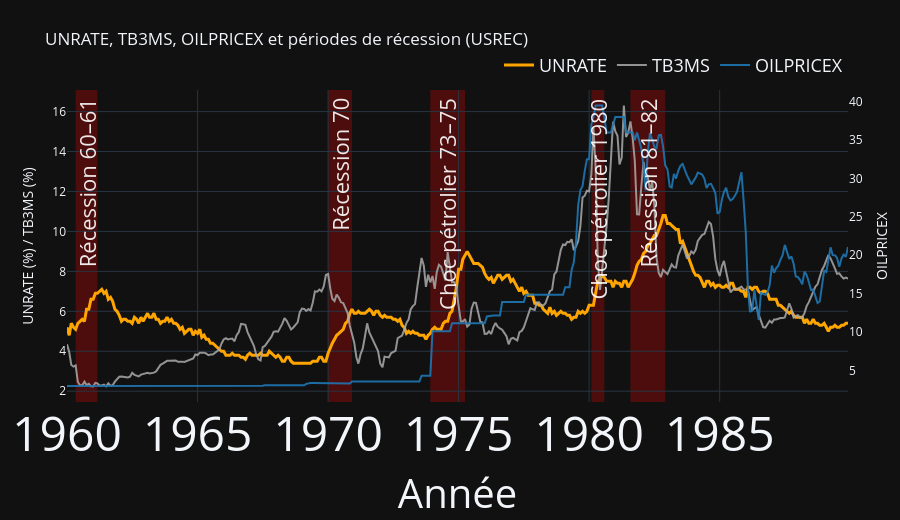

Notebook cell for this chart:
### Code cell
import numpy as np
import pandas as pd
import plotly.graph_objects as go

# ----------------------------
# 1) Données (UNRATE, TB3MS, OILPRICEX, USREC)
# ----------------------------
keep_cols = ["UNRATE", "TB3MS", "OILPRICEX", "USREC"]
df_plot = df_train[keep_cols].copy()

# Datetime index + tz-naive
idx = pd.to_datetime(df_plot.index, errors="coerce")
if getattr(idx, "tz", None) is not None:
    idx = idx.tz_convert(None)
df_plot.index = idx
df_plot = df_plot.dropna(subset=["USREC"])

usrec = (
    df_plot["USREC"]
    .copy()
    .fillna(0)
    .astype(int)
    .clip(0, 1)
)

# ----------------------------
# 2) Détection des crises (USREC = 1)
# ----------------------------
crisis_start = (usrec == 1) & (usrec.shift(1, fill_value=0) == 0)
crisis_end   = (usrec == 1) & (usrec.shift(-1, fill_value=0) == 0)

crises = pd.DataFrame({
    "start": usrec.index[crisis_start],
    "end":   usrec.index[crisis_end],
}).reset_index(drop=True)

crises["start"] = pd.to_datetime(crises["start"])
crises["end"]   = pd.to_datetime(crises["end"])

# couvrir le dernier mois si fréquence MS
crises["end_plot"] = crises["end"] + pd.offsets.MonthBegin(1)

# ----------------------------
# 3) Noms des crises (jusqu’à 1990)
# ----------------------------
crisis_names = {
    "1960-05-01": "Récession 60–61",
    "1970-01-01": "Récession 70",
    "1973-12-01": "Choc pétrolier 73–75",
    "1980-02-01": "Choc pétrolier 1980",
    "1981-08-01": "Récession 81–82",
    "1990-08-01": "Récession 90–91",
}

# ----------------------------
# 4) Figure Plotly (2 axes Y)
# ----------------------------
fig = go.Figure()

# UNRATE (axe gauche, orange)
fig.add_trace(
    go.Scatter(
        x=df_plot.index,
        y=df_plot["UNRATE"].astype(float),
        mode="lines",
        name="UNRATE",
        line=dict(width=3, color="#FFA500"),
        opacity=1.0,
        yaxis="y",
        hovertemplate="<b>UNRATE</b><br>Date: %{x|%Y-%m}<br>Value: %{y:.2f}%<extra></extra>",
    )
)

# TB3MS (axe gauche, gris)
fig.add_trace(
    go.Scatter(
        x=df_plot.index,
        y=df_plot["TB3MS"].astype(float),
        mode="lines",
        name="TB3MS",
        line=dict(width=2, color="#AAAAAA"),
        opacity=0.85,
        yaxis="y",
        hovertemplate="<b>TB3MS</b><br>Date: %{x|%Y-%m}<br>Value: %{y:.2f}%<extra></extra>",
    )
)

# OILPRICEX (axe droit, bleu)
fig.add_trace(
    go.Scatter(
        x=df_plot.index,
        y=df_plot["OILPRICEX"].astype(float),
        mode="lines",
        name="OILPRICEX",
        line=dict(width=2, color="#1f77b4"),
        opacity=0.9,
        yaxis="y2",
        hovertemplate="<b>OILPRICEX</b><br>Date: %{x|%Y-%m}<br>Value: %{y:.2f}<extra></extra>",
    )
)

# ----------------------------
# 5) Zones de récession + labels (labels x2, dates x4)
# ----------------------------
shapes = []
annotations = []
used = set()

# labels en haut stable (paper) => indépendant des valeurs y
y_label_paper = 0.98

for _, row in crises.iterrows():
    start, end_plot = row["start"], row["end_plot"]

    shapes.append(dict(
        type="rect",
        xref="x",
        yref="paper",
        x0=start,
        x1=end_plot,
        y0=0,
        y1=1,
        fillcolor="red",
        opacity=0.25,
        line=dict(width=0),
        layer="below",
    ))

    key = start.strftime("%Y-%m-%d")
    label = crisis_names.get(key)
    if label and label not in used:
        used.add(label)
        mid = start + (end_plot - start) / 2
        annotations.append(dict(
            x=mid,
            y=y_label_paper,
            xref="x",
            yref="paper",
            text=label,
            showarrow=False,
            textangle=-90,
            font=dict(size=22, color="white"),  # ✅ x2
            opacity=0.9,
        ))

# ----------------------------
# 6) Layout (2 axes Y) + tailles demandées
# ----------------------------
fig.update_layout(
    title="UNRATE, TB3MS, OILPRICEX et périodes de récession (USREC)",

    xaxis=dict(
        title="Année",
        tickfont=dict(size=48),     # ✅ dates x4
        titlefont=dict(size=40),
    ),

    yaxis=dict(
        title="UNRATE (%) / TB3MS (%)",
        showgrid=True,
    ),
    yaxis2=dict(
        title="OILPRICEX",
        overlaying="y",
        side="right",
        showgrid=False,
    ),

    template="plotly_dark",
    shapes=shapes,
    annotations=annotations,
    height=520,

    legend=dict(
        orientation="h",
        yanchor="bottom",
        y=1.02,
        xanchor="right",
        x=1,
        font=dict(size=18),
        title_text="",
    ),
    margin=dict(t=90, r=40, l=40, b=60),
)

fig.show()

### Figure 1 — Plotly figure (JSON) as saved in the notebook; plotly's stock layout.template omitted (floating-point values rounded to 4 significant figures; data arrays with more than 128 entries replaced by an {"elided": "..."} marker saying what was removed)
{"data": [{"hovertemplate": "<b>UNRATE</b><br>Date: %{x|%Y-%m}<br>Value: %{y:.2f}%<extra></extra>", "line": {"color": "#FFA500", "width": 3}, "mode": "lines", "name": "UNRATE", "opacity": 1, "type": "scatter", "x": {"elided": "360 str values"}, "y": {"elided": "360 float values"}, "yaxis": "y"}, {"hovertemplate": "<b>TB3MS</b><br>Date: %{x|%Y-%m}<br>Value: %{y:.2f}%<extra></extra>", "line": {"color": "#AAAAAA", "width": 2}, "mode": "lines", "name": "TB3MS", "opacity": 0.85, "type": "scatter", "x": {"elided": "360 str values"}, "y": {"elided": "360 float values"}, "yaxis": "y"}, {"hovertemplate": "<b>OILPRICEX</b><br>Date: %{x|%Y-%m}<br>Value: %{y:.2f}<extra></extra>", "line": {"color": "#1f77b4", "width": 2}, "mode": "lines", "name": "OILPRICEX", "opacity": 0.9, "type": "scatter", "x": {"elided": "360 str values"}, "y": {"elided": "360 float values"}, "yaxis": "y2"}], "layout": {"annotations": [{"font": {"color": "white", "size": 22}, "opacity": 0.9, "showarrow": false, "text": "Récession 60–61", "textangle": -90, "x": "1960-09-30T00:00:00", "xref": "x", "y": 0.98, "yref": "paper"}, {"font": {"color": "white", "size": 22}, "opacity": 0.9, "showarrow": false, "text": "Récession 70", "textangle": -90, "x": "1970-06-17T00:00:00", "xref": "x", "y": 0.98, "yref": "paper"}, {"font": {"color": "white", "size": 22}, "opacity": 0.9, "showarrow": false, "text": "Choc pétrolier 73–75", "textangle": -90, "x": "1974-08-01T00:00:00", "xref": "x", "y": 0.98, "yref": "paper"}, {"font": {"color": "white", "size": 22}, "opacity": 0.9, "showarrow": false, "text": "Choc pétrolier 1980", "textangle": -90, "x": "1980-05-02T00:00:00", "xref": "x", "y": 0.98, "yref": "paper"}, {"font": {"color": "white", "size": 22}, "opacity": 0.9, "showarrow": false, "text": "Récession 81–82", "textangle": -90, "x": "1982-04-01T12:00:00", "xref": "x", "y": 0.98, "yref": "paper"}], "height": 520, "legend": {"font": {"size": 18}, "orientation": "h", "title": {"text": ""}, "x": 1, "xanchor": "right", "y": 1.02, "yanchor": "bottom"}, "margin": {"b": 60, "l": 40, "r": 40, "t": 90}, "shapes": [{"fillcolor": "red", "layer": "below", "line": {"width": 0}, "opacity": 0.25, "type": "rect", "x0": "1960-05-01T00:00:00", "x1": "1961-03-01T00:00:00", "xref": "x", "y0": 0, "y1": 1, "yref": "paper"}, {"fillcolor": "red", "layer": "below", "line": {"width": 0}, "opacity": 0.25, "type": "rect", "x0": "1970-01-01T00:00:00", "x1": "1970-12-01T00:00:00", "xref": "x", "y0": 0, "y1": 1, "yref": "paper"}, {"fillcolor": "red", "layer": "below", "line": {"width": 0}, "opacity": 0.25, "type": "rect", "x0": "1973-12-01T00:00:00", "x1": "1975-04-01T00:00:00", "xref": "x", "y0": 0, "y1": 1, "yref": "paper"}, {"fillcolor": "red", "layer": "below", "line": {"width": 0}, "opacity": 0.25, "type": "rect", "x0": "1980-02-01T00:00:00", "x1": "1980-08-01T00:00:00", "xref": "x", "y0": 0, "y1": 1, "yref": "paper"}, {"fillcolor": "red", "layer": "below", "line": {"width": 0}, "opacity": 0.25, "type": "rect", "x0": "1981-08-01T00:00:00", "x1": "1982-12-01T00:00:00", "xref": "x", "y0": 0, "y1": 1, "yref": "paper"}], "title": {"text": "UNRATE, TB3MS, OILPRICEX et périodes de récession (USREC)"}, "xaxis": {"tickfont": {"size": 48}, "title": {"font": {"size": 40}, "text": "Année"}}, "yaxis": {"showgrid": true, "title": {"text": "UNRATE (%) / TB3MS (%)"}}, "yaxis2": {"overlaying": "y", "showgrid": false, "side": "right", "title": {"text": "OILPRICEX"}}}}
